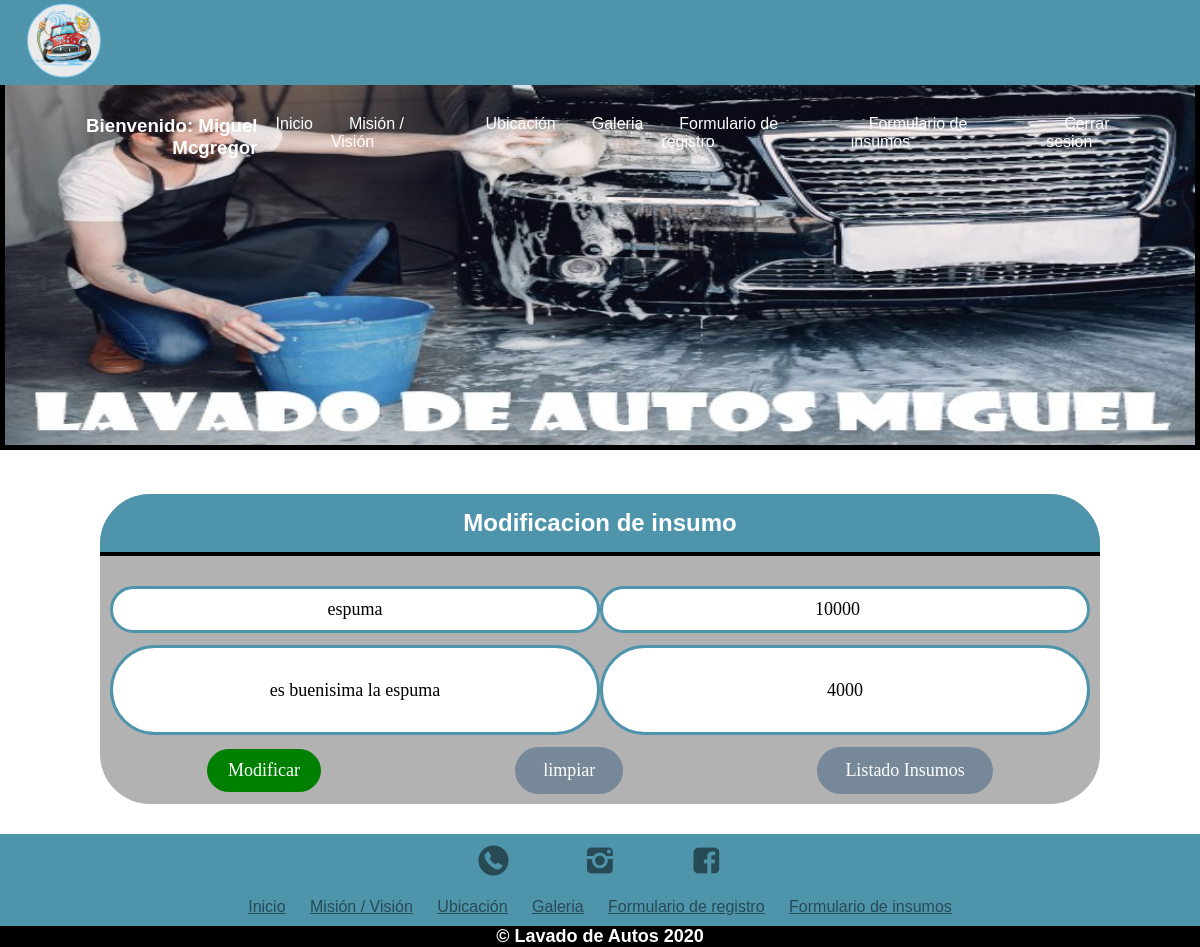
Screenshot of /buscar/espuma/ (signed in) with the database file from the repository.
### miProyectodwy/models.py (models this page shows, shortened)
class Slider1(models.Model):
    ident = models.CharField(max_length=15,primary_key=True)
    imagen = models.ImageField(upload_to='autos',null=True)

class Insumos(models.Model):
    nombre = models.CharField(max_length=120,primary_key=True)
    precio = models.IntegerField()
    descripcion = models.TextField()
    stock = models.IntegerField()

### miProyectodwy/views.py (the view)
# urls.py: path('buscar/<id>/',buscar,name='BUSCAR'),
@login_required(login_url='/login/')
def buscar(request,id):
    try:
        insumo = Insumos.objects.get(nombre=id)
        sliders = Slider1.objects.all()
        return render(request,'web/formulario_insumo_modificar.html',{'insumo':insumo,'imagenes':sliders})
    except:
        msg='No existe insumo'
    lista = Insumos.objects.all()
    sliders = Slider1.objects.all()
    return render(request,'web/admin_insumos.html',{'lista_insumos':lista, 'msg':msg,'imagenes':sliders})

### miProyectodwy/templates/web/formulario_insumo_modificar.html (shortened to what this page needs)
{% extends "web/plantilla.html" %}
{% load static%}
{% block contenido %}
        <div class="contenedor">
            <div id="contenido">
                <div id="section2">
                    <div>
                        <form action="{% url 'MODIFICAR' %}" method="POST" class="formularioregistro" onsubmit="return validarPrecio()">
                            <h2 class="formulariotitulo"> Modificacion de insumo</h2>
                            <div class="contenedorinput">
                                <tr>
                                    <td> <input class="col-100" type="text" value="{{insumo.nombre}}" name="txtnombre" minlength="3"
                                            maxlength="120" placeholder="Ingrese Nombre" required>
                                    </td>
                                </tr>
                                <tr>
                                    <td> <input class="col-100" type="number" value="{{insumo.precio}}" name="txtprecio" id="txtprecio" minlength="1"
                                            maxlength="10" placeholder="Ingrese Precio" required> </td>
                                </tr>
                                <tr>
                                    <td> <input class="col-101" type="text" value="{{insumo.descripcion}}" name="txtdescripcion" minlength="3"
                                            maxlength="200" placeholder="Ingrese Descripcion (opcional)"> </td>
                                </tr>
                                <tr>
                                    <td> <input class="col-101" type="text" value="{{insumo.stock}}" name="txtstock"
                                            maxlength="200" placeholder="Ingrese Stock"> </td>
                                </tr>
                                <td>
                                    <input type="submit" value="Modificar" class="botonregistrar">
                                    <input type="reset" value="limpiar" class="botonlimpiar">
                                    <input type="button" onclick="ir()" value="Listado Insumos" class="botonlimpiar">
                                </td>
                            </div>
                        </form>
                    </div>
                </div>
            </div>
        </div>
    </main>
{% endblock  %}

### miProyectodwy/templates/web/plantilla.html (shortened to what this page needs)
<!DOCTYPE html>
<html lang="es">
{% load static %}
<head>
    <link rel="stylesheet" href="{%static 'iconos/css/fontello.css' %}">
    <link rel="stylesheet" href="{%static 'css/menu.css' %}">
    <link rel="stylesheet" href="{%static 'css/estilos-index.css' %}">
    <link rel="stylesheet" href="{% static 'css/footer.css' %}">
    <link rel="stylesheet" href="{%static 'css/misionvision.css'%}">
    <link rel="stylesheet" href="{%static 'css/ubicacion.css' %}">
    <link rel="stylesheet" href="{%static 'css/galeria.css'  %}">
    <link rel="stylesheet" href=" {%static 'dist/css/lightbox.min.css' %}">
    <link rel="stylesheet" href="{%static 'css/formulario_registro.css' %}">
    <link rel="stylesheet" href=" {%static 'css/formulario_insumos.css' %}">
</head>
<body>
    <header>
          <a href="{% url 'INDEX' %}"><img src="{%static 'img/logo.png'%}" class="img-logo"></a>
        <nav class="menu">
            <ul>
                {% if user.is_authenticated %}
             <h3 style="text-align: right ; color: white; font-family: 'Franklin Gothic Medium', 'Arial Narrow', Arial, sans-serif;">Bienvenido: {{user.first_name}} {{user.last_name}}</h3>
             {% endif %}
                <li><a href="{% url 'INDEX' %}">Inicio</a></li>
                <li><a href="{% url 'MISIONVISION' %}">Misión / Visión</a></li>
                <li><a href="{% url 'UBICACION' %}">Ubicación</a></li>
                <li><a href="{% url 'GALERIA' %}">Galeria</a></li>
                <li><a href="{% url 'FORMULARIOREGISTRO' %}">Formulario de registro</a></li>
                <li><a href="{% url 'FORMULARIOINSUMOS' %}">Formulario de insumos</a></li>
                {% if user.is_authenticated %}
                <li><a href="{% url 'LOGOUT' %}">Cerrar sesion</a></li>
                {% else %}
                <li><a href="{% url 'LOGIN' %}">Login</a></li>
                {% endif %}
            </ul>
        </nav>
    </header>
    <main>
        <div class="slider">
            <ul>
                {% for item in imagenes %}
                <li id="{{item.ident}}"> <img src="{{item.imagen.url}}" alt=""></li>
                {% endfor %}
            </ul>
        </div>
        {% block contenido  %}
        {% endblock contenido  %}
    <footer>
        <div class="contenedor-footer">
            <div class="sociales">
                <a href="https://web.whatsapp.com"><label class="icon-whatsapp"></label></a>
                <a href="https://www.instagram.com"><label class="icon-instagram"></label></a>
                <a href="https://www.facebook.com/"><label class="icon-facebook"></label></a>
            </div>
            <div class="paginas">
                <a href="{% url 'INDEX' %}">Inicio</a>
                <a href="{% url 'MISIONVISION' %}">Misión / Visión</a>
                <a href="{% url 'UBICACION' %}">Ubicación</a>
                <a href="{% url 'GALERIA' %}">Galeria</a>
                <a href="{% url 'FORMULARIOREGISTRO' %}">Formulario de registro</a>
                <a href="{% url 'FORMULARIOINSUMOS' %}">Formulario de insumos</a>
            </div>
        </div>
        <h2 class="titulo-final">&copy; Lavado de Autos 2020</h2>
    </footer>
</body>
</html>

### miProyectodwy/static/css/menu.css (style rules this page uses)
* { margin: 0; padding: 0; box-sizing: border-box; font-family: Arial, Helvetica, sans-serif; }
header { width: 100%; height: 85px; background: #4e94ab; position: fixed; z-index: 100; }
.img-logo { width: 80px; margin-left: 2%; padding: 2px; }
.menu { width: auto; float: right; margin-top: 30px; margin-right: 2%; }
.menu ul { display: flex; }
.menu li { list-style: none; }
.menu li a { padding: 18px; text-decoration: none; color: white; }

### miProyectodwy/static/css/estilos-index.css (style rules this page uses)
.slider { width: 100%; margin: auto; overflow: hidden; }
.slider ul { display: flex; padding: 0%; width: 400%; animation: cambio 20s infinite alternate; }
.slider li { width: 100%; list-style: none; }
.slider img { width: 100%; height: 450px; border: 5px solid black; }
.contenedor { padding: 30px 0; width: 90%; max-width: 1000px; margin: auto; overflow: hidden; }

### miProyectodwy/static/css/footer.css (style rules this page uses)
footer { background: #4E94AB; width: 100%; overflow: hidden; }
.contenedor-footer .sociales { width: 100%; height: auto; text-align: center; padding: 10px 0; }
.icon-whatsapp, .icon-instagram, .icon-facebook { padding: 30px; color: rgba(0, 0, 0, 0.5); font-size: 30px; }
.contenedor-footer .paginas { width: 100%; margin: auto; background: #4E94AB; float: left; text-align: center; padding: 10px 0; }
.paginas a { color: rgba(0, 0, 0, 0.5); padding: 10px; }
.titulo-final { background: black; color: white; font-size: 18px; margin: auto; text-align: center; }

### miProyectodwy/static/css/misionvision.css (style rules this page uses)
.slider { width: 100%; margin: auto; overflow: hidden; }
.slider ul { display: flex; padding: 0%; width: 400%; animation: cambio 20s infinite alternate; }
.slider li { width: 100%; list-style: none; }
.slider img { width: 100%; height: 450px; border: 5px solid black; }

### miProyectodwy/static/css/galeria.css (style rules this page uses)
body { font-family: cursive; }

### miProyectodwy/static/css/formulario_registro.css (style rules this page uses)
.formularioregistro { background: rgba(0, 0, 0, 0.3); text-align: center; margin: auto; margin-top: 10px; width: 100%; border-radius: 50px; }
.formulariotitulo { background-color: #4e94ab; font-family: Verdana, Geneva, Tahoma, sans-serif; color: white; padding: 15px; text-align: center; border-bottom: solid 4px black; border-top-left-radius: 50px; border-top-right-radius: 50px; }
.contenedorinput { margin-top: 20px; padding: 10px 10px; display: flex; flex-wrap: wrap; justify-content: space-between; }
input { font-family: 'Times New Roman', Times, serif; text-align: center; padding: 10px; font-size: 18px; border-radius: 96px; border: solid 3px #4e94ab; margin-bottom: 12px; }
.col-100 { width: 50%; }
.botonregistrar { background-color: green; color: white; margin: auto; padding: 10px 20px; cursor: pointer; border: solid 1px green; }
.botonlimpiar { background-color: lightslategray; color: white; margin: auto; padding: 10px 25px; cursor: pointer; border: solid 1px lightslategray; }

### miProyectodwy/static/css/formulario_insumos.css (style rules this page uses)
.formularioregistro { background-color: rgba(0, 0, 0, 0.3); text-align: center; margin: auto; margin-top: 10px; width: 100%; border-radius: 50px; }
.formulariotitulo { background-color: #4e94ab; font-family: Verdana, Geneva, Tahoma, sans-serif; color: white; padding: 15px; text-align: center; border-bottom: solid 4px black; border-top-left-radius: 50px; border-top-right-radius: 50px; }
.contenedorinput { padding: 10px 10px; display: flex; flex-wrap: wrap; justify-content: space-between; }
input { font-family: 'Times New Roman', Times, serif; text-align: center; padding: 10px; font-size: 18px; border-radius: 96px; border: solid 3px #4e94ab; margin-bottom: 12px; }
.col-100 { width: 50%; }
.col-101 { height: 90px; width: 50%; }
.botonregistrar { background-color: green; color: white; margin: auto; padding: 10px 20px; cursor: pointer; border: solid 1px green; }
.botonlimpiar { background-color: lightslategray; color: white; margin: auto; padding: 10px 25px; cursor: pointer; border: solid 3px lightslategray; }

### rows the page displays
Slider1: imagen (picture)
Insumos: txtnombre "espuma", txtprecio "10000", txtdescripcion "es buenisima la espuma", txtstock "4000"

### other values shown
{{ user.first_name }} "Miguel"
{{ user.last_name }} "Mcgregor"
